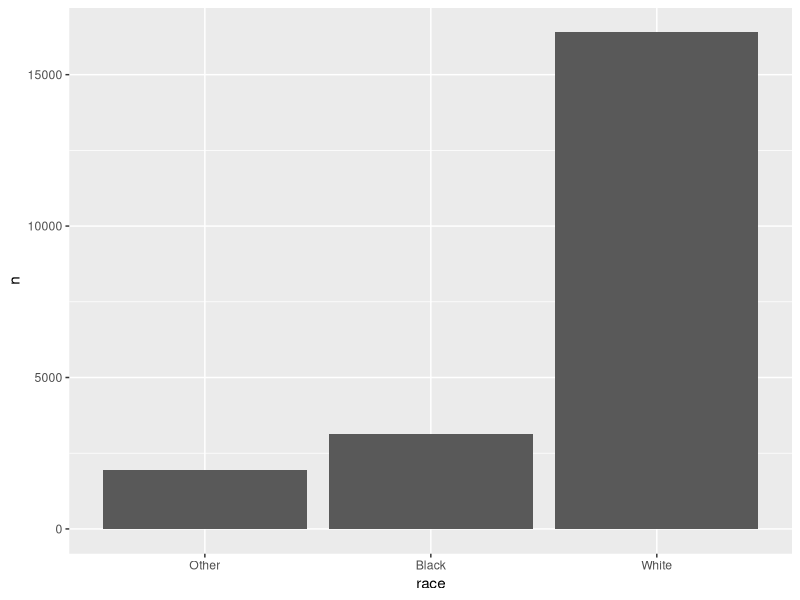
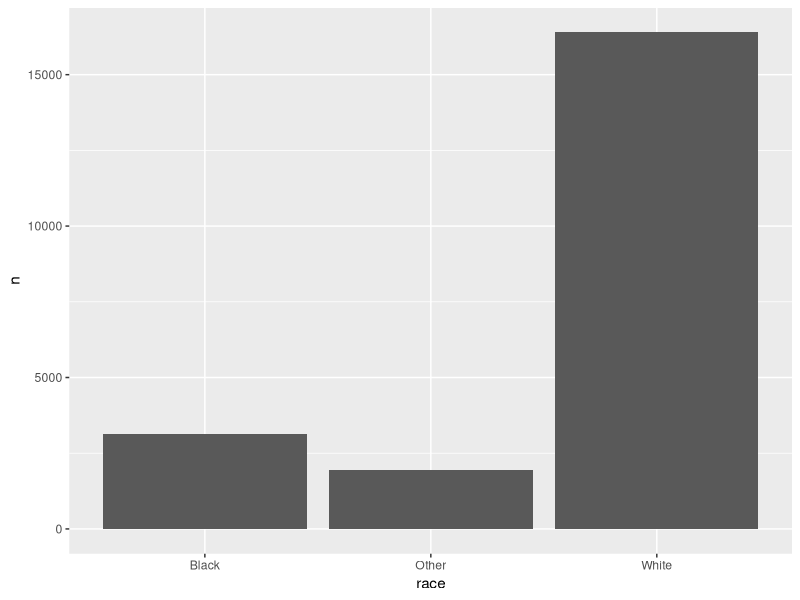

Source code (R) for these figures, in order:
library(tidyverse)

gss_cat |>
  count(race)

gss_cat_race <-
  gss_cat |>
  count(race)

gss_cat_race |>
  pull(race)

ggplot(
  data = gss_cat_race,
  aes(
    x = race,
    y = n
  )
) +
  geom_col()

gss_cat_character <-
  gss_cat |>
  mutate(across(where(is.factor), as.character))

gss_cat_character_race <-
  gss_cat_character |>
  count(race)


ggplot(
  data = gss_cat_character_race,
  aes(
    x = race,
    y = n
  )
) +
  geom_col()
